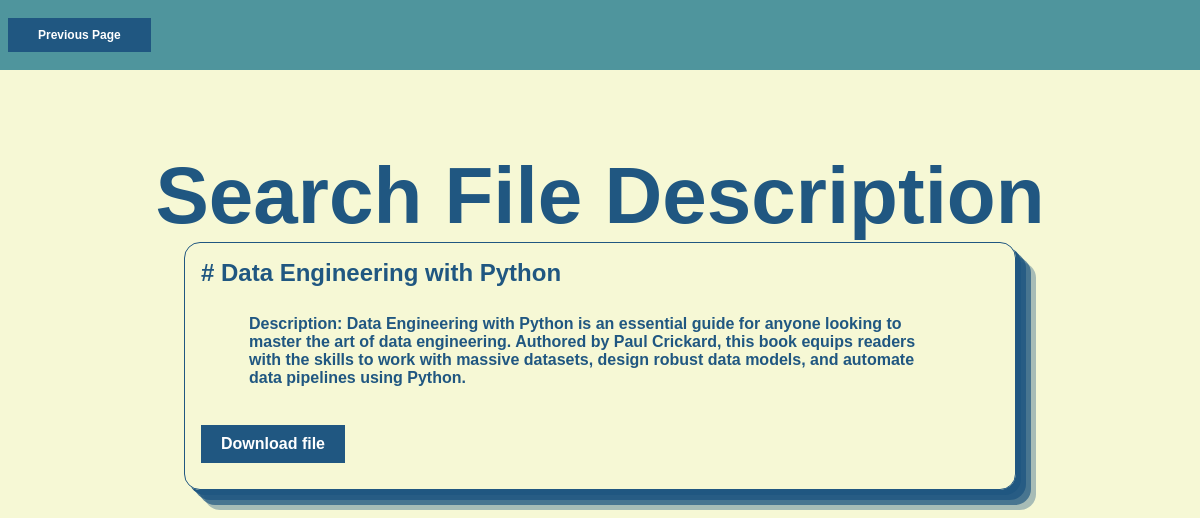
The app's page /file/files/1/ (signed in) with its own data.
### filesystem/models.py (models this page shows, shortened)
class FileModels(models.Model):
    title = models.CharField(max_length=100)
    description = models.TextField()
    file = models.FileField(upload_to='files')
    downloads = models.PositiveIntegerField(default=0)
    emails_sent = models.IntegerField(default=0)
    thumbnail = models.FileField(upload_to='thumbnails', null=True, blank=True)
    path = models.CharField(max_length=200, blank=True, null=True)

### filesystem/views.py (the view)
# urls.py: path('files/<int:pk>/', views.FileDetailView.as_view(), name='file_detail'),
@method_decorator(login_required, name='dispatch')
class FileDetailView(DetailView):
    model = FileModels
    template_name = 'filesystem/file_detail.html'
    def get_context_data(self, **kwargs):
        parameter = super().get_context_data(**kwargs)
        parameter['file'] = self.get_object()
        return parameter

### filesystem/templates/filesystem/file_detail.html
{% extends 'filesystem/base.html' %}
{% load static %}
{% block head %}
    <link rel="stylesheet" href="{% static '/filesystem/index.css' %}">
{% endblock %}
{% block content %}
    <div class="header">
        <p class="custom-button"><a href="{% url 'filesystem:search' %}">Previous Page</a></p>
    </div>
    <div class="main">
        <h1>Search File Description</h1>
        <div>
            <h2>&#35; {{ file.title }}</h2>
            <p>Description: {{ file.description }}</p>
            <a class="custom-button" href="{% url 'filesystem:open_page' file.id %}">Download file</a>
        </div>
    </div>
{% endblock %}

### filesystem/static/filesystem/index.css (style rules this page uses)
* { box-sizing: border-box; font-family: 'Alegreya Sans', sans-serif; margin: 0; padding: 0; color: #205781; }
body { background-color: #F6F8D5; align-items: center; min-height: 100vh; }
.header, .footer { display: flex; align-items: center; justify-content: space-between; background-color: #4F959D; font-weight: bold; font-size: 12px; width: 100%; color: #FFFFFF; padding: .5rem; text-align: center; }
.header a, .footer a { color: #FFFFFF; text-decoration: none; margin: 0 10px; }
.custom-button { padding: 10px 20px; background-color: #205781; border: none; cursor: pointer; text-align: center; display: inline-block; margin: 10px 0; text-decoration: none; color: #FFFFFF; }
.custom-button a { text-decoration: none; color: #FFFFFF; }
.main { padding: 5rem; font-weight: 700; font-size: 16px; display: flex; flex-direction: column; justify-content: center; align-items: center; }
.main> div { width: 80%; padding: 1rem; border-radius: 1rem; border: 1px solid #205781; box-shadow: #205781 5px 5px, #205781cc 10px 10px, #205781b3 15px 15px, #2057815f 20px 20px, #20578100 25px 25px; }
.main h1 { font-weight: 700; font-size: 80px; }
.main div p { margin: 1rem; padding: .75rem 2rem; border-radius: .5rem; display: flex; justify-content: space-between; align-items: center; }

### records on screen
FileModels: title "Data Engineering with Python", description "Data Engineering with Python is an essential guide for anyone looking to master the art of data engineering. Authored by Paul Crickard, this book equips readers with the skills to work with massive datasets, design robust data models, and automate data pipelines using Python."
